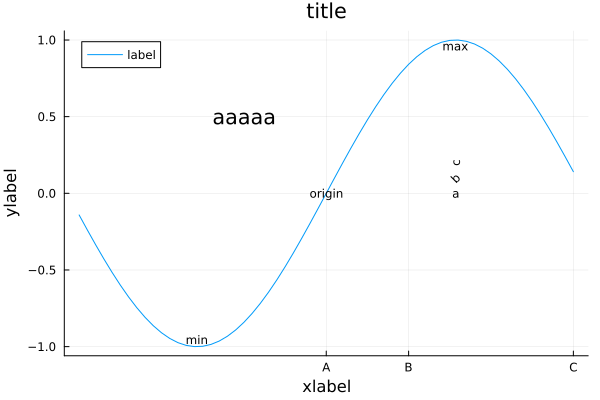

Write the Julia code that produced this figure.
using Plots

plot(-3:0.1:3, sin, title="title", label="label", xlabel="xlabel", ylabel="ylabel")

xticks!([0,1,3], ["A", "B", "C"])

plot!(annotations=(-pi/2, -1, ("min", 8, 0.0, :bottom)))
plot!(annotations=(0, 0, ("origin", 8, 0.0, :center)))
plot!(annotations=(pi/2, 1, ("max", 8, 0.0, :top)))

annotate!(-1, 0.5, "aaaaa")

plot!(annotations=[
    (pi/2, 0.0, ("a", 8, 0.0, :center)),
    (pi/2, 0.1, ("b", 8, 45.0, :center)),
    (pi/2, 0.2, ("c", 8, 90.0, :center)),
])

savefig("./plots.svg")